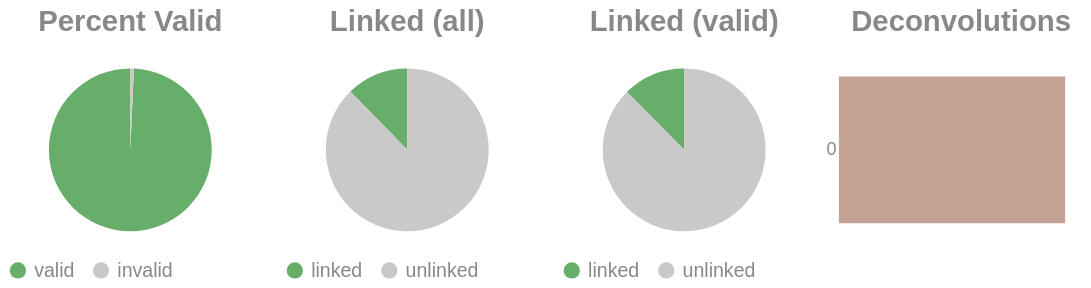

Notebook code for this chart:
### Code cell
if SKIPLR:
    pass
else:
    clash = Counter()
    for i in valids['molecule'].to_list():
        _mol = i.split("-")
        if len(_mol) == 1:
            clash.update('0')
        else:
            clash.update(_mol[-1])

    _d = {"deconvolutions": [], 'count': []}
    for k,v in clash.items():
        _d['deconvolutions'].append(k)
        _d['count'].append(v)

    tot_valid = valids['reads'].sum()
    mask = valids['reads'] >= 2
    n_linked_reads = valids.filter(mask)['reads'].sum()
    if n_linked_reads == 0:
        print_html("No linked molecules (>=2 reads) were detected; skipping linked-only distributions.")
        SKIPLR = True
    else:
        perc_valid = round(tot_valid / n_reads, 4)
        linked_perc_abs = round(n_linked_reads / n_reads, 4)
        linked_perc = round(n_linked_reads / tot_valid, 4)

    _valid = pl.DataFrame({"valids": ['valid', 'invalid'], "count": [tot_valid, n_reads - tot_valid]})
    _linked_abs = pl.DataFrame({"linked (absolute)": ['linked', 'unlinked'], "count": [n_linked_reads, n_reads - n_linked_reads]})
    _linked_rel = pl.DataFrame({"linked (valids)": ['linked', 'unlinked'], "count": [n_linked_reads, tot_valid - n_linked_reads]})

    (
        alt.hconcat(
            piechart(_valid, goodval = 'valid', title = "Percent Valid"),
            piechart(_linked_abs, goodval = "linked", title =  "Linked (all)"),
            piechart(_linked_rel, goodval = "linked", title =  "Linked (valid)"),
            convolutionbar(pl.DataFrame(_d), title = "Deconvolutions"),
            center = True,
            bounds = 'flush'
        )
        .resolve_scale(color='independent')
        .resolve_legend('independent')
        .properties(usermeta={'embedOptions': {"actions": False}})
    ).display()

### Figure 1 — Vega-Lite specification as saved in the notebook (floating-point values rounded to 4 significant figures)
{"width": "container", "height": 400, "config": {"title": {"anchor": "start", "dy": -15, "fontSize": 18, "color": "#888888", "subtitleColor": "#888888", "subtitleFontSize": 14}, "arc": {"fill": "#0072B2"}, "axis": {"domainColor": "#888888", "domainWidth": 0.5, "gridWidth": 0.2, "grid": false, "titleFontWeight": 400, "titleFontSize": 15, "labelFontSize": 11, "labelColor": "#888888", "tickColor": "#888888", "tickWidth": 0.2, "titleColor": "#888888"}, "axisBand": {"grid": false}, "axisX": {"grid": true, "tickSize": 10, "domainCap": "round"}, "axisY": {"domain": false, "grid": true, "tickSize": 0, "domainCap": "round"}, "background": "transparent", "header": {"labelFontSize": 15, "labelColor": "#888888", "titleFontSize": 15, "titleFontWeight": 600, "titleColor": "#888888"}, "legend": {"labelFont": "sans-serif", "labelFontSize": 12, "labelColor": "#888888", "symbolSize": 100, "symbolType": "circle", "titleFontSize": 12, "titlePadding": 10, "titleColor": "#888888", "title": null}, "range": {"category": ["#E69F00", "#56B4E9", "#009E73", "#F0E442", "#0072B2", "#D55E00", "#CC79A7", "#000000"], "diverging": ["#cfe8f3", "#a2d4ec", "#73bfe2", "#46abdb", "#1696d2", "#12719e"]}, "area": {"fill": "#0072B2", "fillOpacity": 0.7, "line": true, "strokeOpacity": 0.7}, "line": {"color": "#0072B2", "stroke": "#0072B2", "strokeWidth": 2}, "trail": {"color": "#0072B2", "stroke": "#0072B2", "strokeWidth": 0, "size": 1}, "point": {"filled": true, "fillOpacity": 1.0, "size": 95}, "text": {"color": "#888888", "fontSize": 11, "align": "right", "fontWeight": 400, "size": 11}, "bar": {"fill": "#0072B2", "stroke": null}, "view": {"stroke": null, "continuousWidth": 660, "continuousHeight": 400}}, "hconcat": [{"data": {"name": "data-75bf3f1f32a2bdcd2f13f727c32a4a5e"}, "mark": {"type": "arc"}, "encoding": {"color": {"field": "valids", "legend": {"orient": "bottom", "title": null}, "scale": {"domain": ["valid", "invalid"], "range": ["#68ae6b", "#C9C9C9"]}, "title": "Valids", "type": "nominal"}, "theta": {"field": "count", "type": "quantitative"}, "tooltip": [{"field": "valids", "title": "Valids", "type": "ordinal"}, {"field": "percent", "format": ".2%", "title": "Percent", "type": "quantitative"}, {"field": "count", "title": "Count", "type": "quantitative"}]}, "height": 100, "title": {"text": "Percent Valid", "align": "center", "anchor": "middle"}, "transform": [{"calculate": "datum.count / 2593818", "as": "percent"}], "width": 150}, {"data": {"name": "data-a96a13f418efd9668dff1d46cd72235a"}, "mark": {"type": "arc"}, "encoding": {"color": {"field": "linked (absolute)", "legend": {"orient": "bottom", "title": null}, "scale": {"domain": ["linked", "unlinked"], "range": ["#68ae6b", "#C9C9C9"]}, "title": "Linked (Absolute)", "type": "nominal"}, "theta": {"field": "count", "type": "quantitative"}, "tooltip": [{"field": "linked (absolute)", "title": "Linked (Absolute)", "type": "ordinal"}, {"field": "percent", "format": ".2%", "title": "Percent", "type": "quantitative"}, {"field": "count", "title": "Count", "type": "quantitative"}]}, "height": 100, "title": {"text": "Linked (all)", "align": "center", "anchor": "middle"}, "transform": [{"calculate": "datum.count / 2593818", "as": "percent"}], "width": 150}, {"data": {"name": "data-1872bd6a6e085a7fb09854c3226e9608"}, "mark": {"type": "arc"}, "encoding": {"color": {"field": "linked (valids)", "legend": {"orient": "bottom", "title": null}, "scale": {"domain": ["linked", "unlinked"], "range": ["#68ae6b", "#C9C9C9"]}, "title": "Linked (Valids)", "type": "nominal"}, "theta": {"field": "count", "type": "quantitative"}, "tooltip": [{"field": "linked (valids)", "title": "Linked (Valids)", "type": "ordinal"}, {"field": "percent", "format": ".2%", "title": "Percent", "type": "quantitative"}, {"field": "count", "title": "Count", "type": "quantitative"}]}, "height": 100, "title": {"text": "Linked (valid)", "align": "center", "anchor": "middle"}, "transform": [{"calculate": "datum.count / 2575768", "as": "percent"}], "width": 150}, {"data": {"name": "data-dc5cc72fb7823a2424b0799083da9c30"}, "mark": {"type": "bar"}, "encoding": {"color": {"field": "deconvolutions", "legend": null, "scale": {"scheme": "lightgreyred"}, "type": "nominal"}, "tooltip": [{"field": "deconvolutions", "title": "Deconvolutions", "type": "ordinal"}, {"field": "percent", "format": ".2%", "title": "Percent", "type": "quantitative"}, {"field": "count", "title": "Count", "type": "quantitative"}], "x": {"axis": null, "field": "count", "type": "quantitative"}, "y": {"field": "deconvolutions", "sort": "ascending", "title": null, "type": "nominal"}}, "height": 100, "title": {"text": "Deconvolutions", "align": "center", "anchor": "middle"}, "transform": [{"calculate": "datum.count / 2406842", "as": "percent"}], "width": 150}], "bounds": "flush", "center": true, "resolve": {"legend": {"angle": "independent"}, "scale": {"color": "independent"}}, "usermeta": {"embedOptions": {"actions": false}}, "$schema": "https://vega.github.io/schema/vega-lite/v6.1.0.json", "datasets": {"data-75bf3f1f32a2bdcd2f13f727c32a4a5e": [{"valids": "valid", "count": 2575768}, {"valids": "invalid", "count": 18050}], "data-a96a13f418efd9668dff1d46cd72235a": [{"linked (absolute)": "linked", "count": 319539}, {"linked (absolute)": "unlinked", "count": 2274279}], "data-1872bd6a6e085a7fb09854c3226e9608": [{"linked (valids)": "linked", "count": 319539}, {"linked (valids)": "unlinked", "count": 2256229}], "data-dc5cc72fb7823a2424b0799083da9c30": [{"deconvolutions": "0", "count": 2406842}]}}
